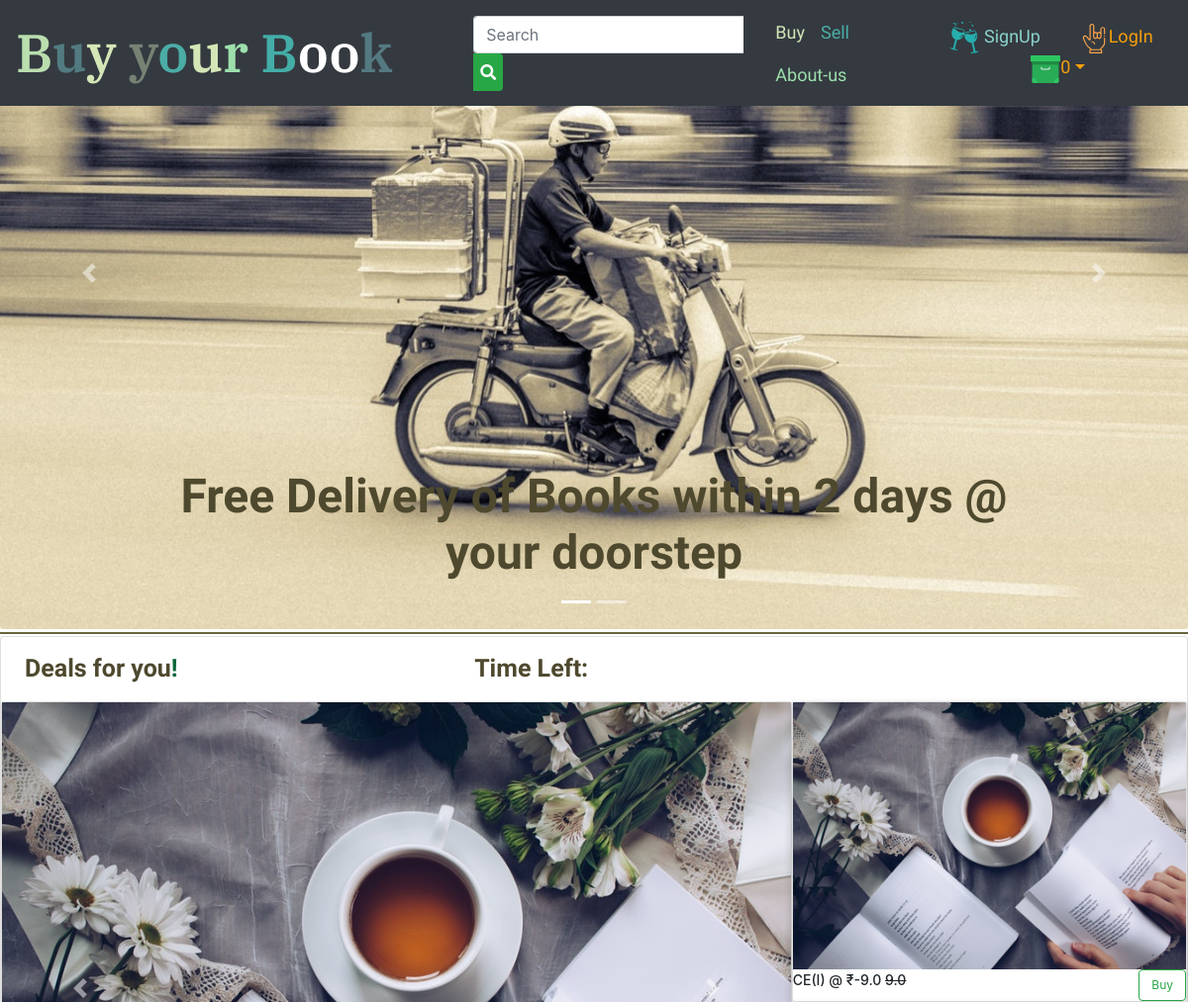
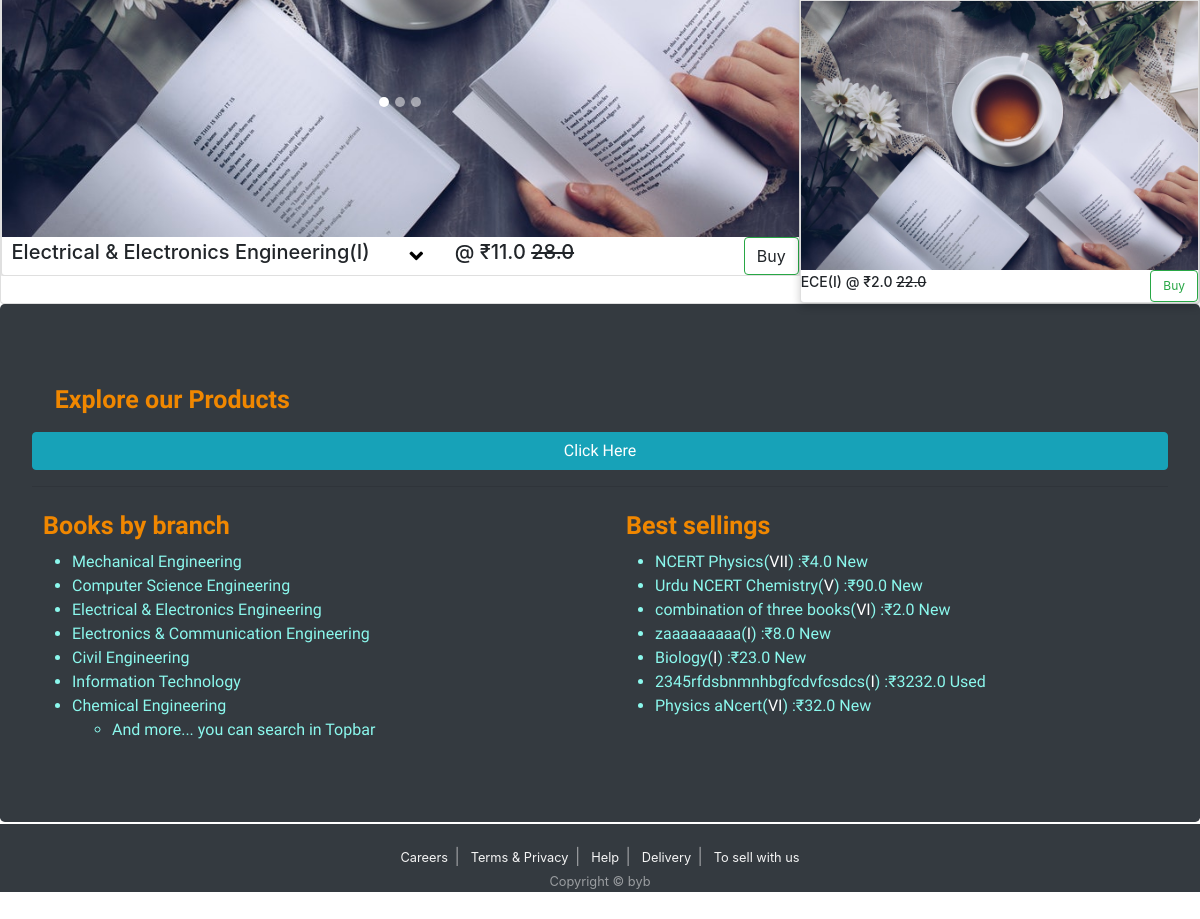
The page / on the database its author committed (2 pictures, top to bottom).
### theFirst/models.py (models this page shows, shortened)
class GoodDeals(models.Model):
    semester = models.CharField(default='I', max_length=11, choices=choice)
    branch = models.ForeignKey(branch, on_delete=models.CASCADE)
    bookSets = models.BooleanField()
    priceTosell = models.FloatField()
    priceTOshow = models.FloatField()
    description = models.CharField(max_length=1000, null=True)
    ImageUrl = models.URLField(unique = True)
    InStock = models.SmallIntegerField(default=1)
    showing = models.BooleanField(default=True)

class branch(models.Model):
    branches = models.CharField(max_length=100)
    def __str__(self):
        return self.branches

### product/models.py (models this page shows, shortened)
class bestSelling(models.Model):
    books = models.OneToOneField(Product, on_delete=models.CASCADE)

class Product(models.Model):
    image_url = models.CharField(max_length=2000)
    image_url1 = models.CharField(max_length=2000, blank=True, null=True)
    image_url2= models.CharField(max_length=2000, blank=True, null=True)
    price = models.FloatField()
    price_toshow = models.FloatField(null=True, blank=True)
    stock = models.IntegerField()
    book_name = models.CharField(max_length=255)
    status_new = models.BooleanField(default=True)
    year_of_book = models.SmallIntegerField( choices=year_choices, default=current_year)
    semester = models.CharField(choices=sem_choice, default='I',max_length=11)
    branch = models.ForeignKey(branch, on_delete=models.CASCADE)
    description = models.CharField(max_length=1000, null=True, blank=True)

### theFirst/views.py (the view)
# urls.py: path('', views.index, name='index'),
def index(request):
    context = {
        'book_set' : GoodDeals.objects.filter(bookSets = True),
        'single_book':zip(single_book, single_list_book_branch),
        'bestSelling': bestSelling.objects.all(),
        'branches':branch.objects.all(),    }
    return render(request,'theFirst/index.html',context)

### cart/context_processors.py (called while the page is built)
def number_of_item_in_cart(request):
    if request.user.is_authenticated:
        return {
            'items_inCart':OrderItem.objects.filter(user=request.user, is_ordered=False).count(),}
    else:
        return {'items_inCart':0,}

### templates/theFirst/index.html (shortened to what this page needs)
{% extends 'base.html' %}
{% load staticfiles %}
 {% block links %}
    <link rel="stylesheet"  type"text/css"  href="{% static  'css/index.css' %}" />
 {% endblock links %}
        {% block content %}
          <div id="carouselFirst" class="carousel slide" data-ride="carousel" >
              <ol class="carousel-indicators">
                <li data-target="#carouselFirst" data-slide-to="0" class="active"></li>
                <li data-target="#carouselFirst" data-slide-to="1"></li>
              </ol>
              <div class="carousel-inner" style="border-bottom-left-radius: 3px; border-bottom-right-radius: 3px">
                <div class="carousel-item active">
                  <img class="d-block w-100 " src="{%static 'images/rideForweb.jpg' %}" alt="First slide">
                      <div class="carousel-caption">
                        <h2 >Free Delivery of Books within 2 days @ your doorstep</h2>
                    </div>
                </div>
              </div>
              <a class="carousel-control-prev" href="#carouselFirst" role="button" data-slide="prev">
                <span class="carousel-control-prev-icon" aria-hidden="true"></span>
              </a>
              <a class="carousel-control-next" href="#carouselFirst" role="button" data-slide="next">
                <span class="carousel-control-next-icon" aria-hidden="true"></span>
              </a>
            </div>
            <hr style="border: 1px solid #68643e; margin-top: 2.5px; margin-bottom: 2px">
            <div class="deals card" style="background-color: white;" >
            <div class="form-inline heading2">
              <h4>Deals for you<span style="color:rgb(6, 100, 56); ">!</span></h4>
              <h4 style="margin-left: 25%">Time Left: </h4>
              </div>
              <div class="container-fluid">
                  <div class="row">
                        <div class="col-sm-8 col-12  dealDivider dealDivider1">
                            <div id="demo" class="carousel slide" data-ride="carousel" data-interval="false">
                                <ul class="carousel-indicators">
                                  <li data-target="#demo" data-slide-to="0" class="active"></li>
                                  <li data-target="#demo" data-slide-to="1"></li>
                                  <li data-target="#demo" data-slide-to="2"></li>
                                </ul>
                                <div class="carousel-inner carousel2" >
                                {% for set in book_set %}
                                          <div class="carousel-item card {% cycle 'active' '' '' %} ">
                                            <img src="{% static 'images/yo.jpg' %}" width="100%" alt="book" style="opacity: 1; object-fit: contain;">
                                            <div class="container-fluid form-inline" >
                                            <h5 style=" margin-left:1.2%;" id="subjectSet">{{ set.branch }}({{ set.semester }})</h6>
                                              <span href="#" class="pointer" data-toggle="collapse" data-target="#demo1" id="downArrow" style="color: black;  margin-left: 3%;padding-top: 0px;"><i class="fas fa-angle-down" data-toggle="tooltip" data-placement="top" title="Description"></i></span>
                                              <h5 class="h5"  style=" margin-left: 2%"><span >@ &#x20B9;</span><span id="setPrice">{{ set.priceTosell }}</span> <span id="disPrice" style="text-decoration-line: line-through">{{ set.priceTOshow }}</span></h5>
                                              {% if set.InStock %}
                                                <a class="btn btn-outline-success btn-xs" id="addTocart{{set.id}}" ><span id="addTocart">Buy</span></a>
                                               {% else %}
                                                <button type="button"  class="btn btn-outline-danger" disabled ><span id="addTocart">Sold Out</span></button>
                                                {% endif %}
                                            </div>
                                          </div>
                                {% endfor %}
                                </div>
                                <a class="carousel-control-prev crousel-button2" href="#demo" data-slide="prev"  >
                                  <span class="carousel-control-prev-icon"></span>
                                </a>
                                <a class="carousel-control-next crousel-button2" href="#demo" data-slide="next">
                                  <span class="carousel-control-next-icon" ></span>
                                </a>
                              </div>
                        </div>
                        <div class="col-sm-4 col-12 dealDivider dealDivider2"  >
                      <div class="row">
                        {% for book, branch in single_book %}
                          <div class="col-6 col-sm-12 dealDivider2">
                            <div class="card" id="cardYellow">
                              <img src="{% static 'images/yo.jpg' %}" width="100%" alt="book" style="opacity: 1; object-fit: contain;" >
                              <div class="container-fluid form-inline" >
                              <h5 id="bookName1"><span style="font-weight: 500" id="branch" data-toggle="tooltip" data-placement="top" title="Mechanical engneering">{{branch}}({{ book.semester }})</span></h5>
                              <h5><span class="h5 float-center">&#160;@ &#x20B9;</span><span class="h5" id="price">{{book.priceTosell}}</span> <span class="h5" style="text-decoration-line: line-through">{{book.priceTOshow}}</span></h5>
                              <a class="btn btn-outline-success" href="addTocart{{book.id}}" ><span id="addTocart" >Buy</span></a>
                            </div>
                              </div>
                            </div>
                        {% endfor %}
                          </div>
                          </div>
                  </div>
              </div>
            </div>
            <div class="branch-table">
            <div class="container-fluid" style="font-family: 'Merienda', cursive; padding:0px; ">
                <div class="jumbotron bg-dark" style="margin-bottom: 2px;">
                      <div class="explore-product">
                      <h4 style="color:#F08700">Explore our Products</h4>
                      <a href="/product" role="button"class="btn btn-info btn-block">Click Here</a>
                      </div>
                      <hr/>
                  <div class="row">
                      <div class="column col-12 col-sm-6">
                          <h4 style="color:#F08700">Books by branch</h4>
                        <ul class= "links">
                          {% for branch in branches %}
                              <li><a href="{% url 'theFirst:filterd' branch.id %}" >{{ branch.branches }}</a></li>
                              {% endfor %}
                              <ul>
                                <li>And more... you can search in Topbar</li>
                                </ul>
                        </ul>
                      </div>
                      <div class="column col-12 col-sm-6" >
                          <h4 style="color:#F08700">Best sellings</h4>
                          <ul class="links">
                          {% for best in bestSelling %}
                            <li><a href="{% url 'theFirst:productDetail' best.books.id %}">{{best.books.book_name}}(<span style="color:white">{{best.books.semester}}</span>)<span class="prince h5"> :&#x20B9;{{best.books.price}}</span> <span class="condition h5">{% if best.books.status_new %}New{% else %}Used{% endif %}</span></a></li>
                          {% endfor %}
                            </ul>
                      </div>
                    </div>
                </div>
              </div>
            </div>
        {% endblock content %}

### static/css/index.css (style rules this page uses)
.links a,li { color: #8bf8ed; }
@media screen and (min-width: 901px) and (max-width: 1440px) { #carouselFirst { margin-top: -7%; } }
@media screen and (min-width: 901px) and (max-width: 1440px) { div#carouselFirst .carousel-caption { color: #4e492e; } }
@media screen and (min-width: 901px) and (max-width: 1440px) { .dealDivider .carousel-indicators { margin-bottom: 20%; margin-left: 45%; width: 80px; } }
@media screen and (min-width: 901px) and (max-width: 1440px) { .dealDivider2 h5 { font-size: 14px; } }
@media screen and (min-width: 901px) and (max-width: 1440px) { .dealDivider2 .h5 { font-size: 14px; font-weight: 500; } }
@media screen and (min-width: 901px) and (max-width: 1440px) { .dealDivider2 a { font-size: 12px; } }
@media screen and (min-width: 901px) and (max-width: 1440px) { .branch-table .h5 { font-size: 16px; font-weight: 400; } }
@media screen and (min-width: 901px) and (max-width: 1440px) { .deals .heading2 h3, h4 { color: #4e492e ; font-family: 'Merienda', cursive; margin-left: 2%; margin-bottom: 1.5% ;margin-top: 1.5%; font-size: 25px; font-weight: 600; } }
@media screen and (min-width: 579px) { div.deals .carousel-indicators li { width: 10px; height: 10px; border-radius: 100%; } }
@media screen and (min-width: 579px) { .carousel2 #downArrow { padding-top: 1%; padding-bottom: 0%; padding-right: 2%; padding-left: 2%; font-size: 1.8vw; } }
@media screen and (min-width: 579px) { .crousel-button2 { top:40%; height: 20%; width: 20%; } }
div#carouselFirst .carousel-caption h2 { font-size: 4vw; font-weight: 600; font-family: 'Merienda', cursive; }
.pointer { cursor: pointer; padding-bottom: 8px; font-size: 2.5vw; }
.row .carousel-item a { margin-left: auto; }
.row .dealDivider2 a { margin-left: auto }
.dealDivider .carousel-item img { height: 100%; width: 100%; object-fit: contain; }
.dealDivider2 img { max-width: 100%; max-height: 100%; object-fit:contain; }
.deals .container-fluid, .deals .dealDivider1, .deals .row, .dealDivider2 { padding: 0px; margin: 0px; }
.carousel2 .card, .dealDivider2 .card { box-shadow: 0 4px 8px 0 rgba(0,0,0,0.2); transition: 0.3s; }

### rows shown on the page
GoodDeals: branch "Electrical & Electronics Engineering", semester "I", priceTosell "11.0", priceTOshow "28.0"
GoodDeals: branch "CE", semester "I", priceTosell "-9.0", priceTOshow "9.0"
GoodDeals: branch "ECE", semester "I", priceTosell "2.0", priceTOshow "22.0"
branch: branches "Mechanical Engineering"
branch: branches "Computer Science Engineering"
branch: branches "Electrical & Electronics Engineering"
branch: branches "Electronics & Communication Engineering"
branch: branches "Civil Engineering"
branch: branches "Information Technology"
branch: branches "Chemical Engineering"
bestSelling: books.book_name "NCERT Physics", books.semester "VII", books.price "4.0", shows "New"
bestSelling: books.book_name "Urdu NCERT Chemistry", books.semester "V", books.price "90.0", shows "New"
bestSelling: books.book_name "combination of three books", books.semester "VI", books.price "2.0", shows "New"
bestSelling: books.book_name "zaaaaaaaaa", books.semester "I", books.price "8.0", shows "New"
bestSelling: books.book_name "Biology", books.semester "I", books.price "23.0", shows "New"
bestSelling: books.book_name "2345rfdsbnmnhbgfcdvfcsdcs", books.semester "I", books.price "3232.0", shows "Used"
bestSelling: books.book_name "Physics aNcert", books.semester "VI", books.price "32.0", shows "New"

### other values the page prints
{{ items_inCart }} "0"
